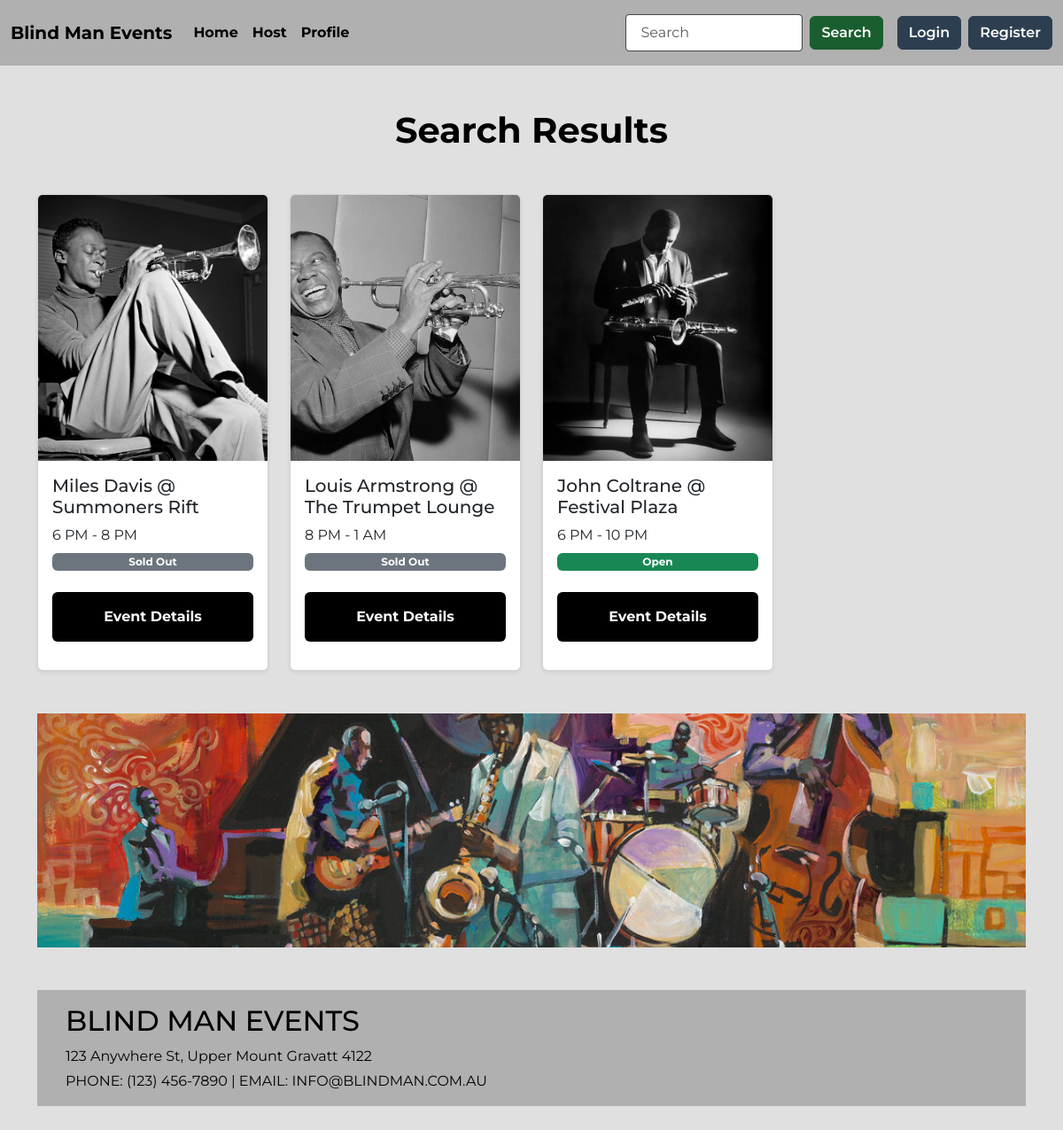
The page /LiveJazz on the database its author committed.
### music/models.py (models this page shows, shortened)
class Event(db.Model):
    __tablename__ = 'events'
    id = db.Column(db.Integer, primary_key=True)  # Primary key for each event
    title = db.Column(db.String(80))  # Title of the event
    date = db.Column(db.String(80))  # Date of the event
    time = db.Column(db.String(80))  # Time of the event
    location = db.Column(db.String(100))  # Location of the event
    event_description = db.Column(db.String(200))  # Description of the event
    event_type = db.Column(db.String(20))  # Type of event (e.g., concert, festival)
    image = db.Column(db.String(400))  # Image URL or path for the event
    tickets_remaining = db.Column(db.Integer)  # Number of tickets remaining for the event
    status = db.Column(db.String(20))  # Status of the event (e.g., Open, Sold Out, Cancelled)
    ticket_price = db.Column(db.Integer)  # Price per ticket for the event
    organizer_id = db.Column(db.Integer, db.ForeignKey('users.id'))  # ID of the user who organized the event
    comments = db.relationship('Comment', backref='event')  # Relationship to comments on the event
    booking_history = db.relationship('PurchasedTicket', backref='event')  # Relationship to purchased tickets for the event

### music/views.py (the view)
@mainbp.route('/<category>')
def category_view(category):
    events = db.session.scalars(db.select(Event).where(Event.event_type == category))
    return render_template('searchresults.html', events=events)

### music/templates/searchresults.html (shortened to what this page needs)
{% extends 'base.html' %} {% block content %}
<main class="container my-5">
  <div class="text-center mb-5">
    <h2 class="fw-bold display-6">
      Search Results
    </h2>
  </div>
  <div class="row gy-4">
    {% for event in events %}
    <div class="col-12 col-md-6 col-lg-3">
      <div class="card h-100 shadow-sm">
        <img
          src="{{event.image}}"
          class="card-img-top img-fluid"
          alt="Event Image"
          style="height: 300px; object-fit: cover"
        />
        <div class="card-body d-flex flex-column">
          <h5 class="card-title mb-2">{{event.title}}</h5>
          <p class="card-text mb-auto">{{event.time}}</p>
          {% if event.status == 'Cancelled' %}
            <span class="badge bg-danger mt-2 mb-2">{{event.status}}</span>
          {% elif event.status == 'Inactive' %}
            <span class="badge bg-warning mt-2 mb-2">{{event.status}}</span>
          {% elif event.status == 'Open' %}
            <span class="badge bg-success mt-2 mb-2">{{event.status}}</span>
          {% elif event.tickets_remaining == '0' or event.status == 'Sold Out' %}
            <span class="badge bg-secondary mt-2 mb-2">{{event.status}}</span>
          {% endif %}
          <a href="{{url_for('event.show', id=event.id)}}" class="btn btn-dark mt-3"
            >Event Details</a
          >
        </div>
      </div>
    </div>
    {% endfor %}
  </div>
  <div class="image-break my-5">
    <img
      src="static/image/jazz_column.jpg"
      class="img-fluid w-100"
      alt="Jazz Band Break"
      style="height: 33vh; object-fit: cover"
    />
  </div>
  {% endblock %}

### music/static/css/mystyle.css (style rules this page uses)
body { font-family: 'Montserrat', sans-serif; background-color: #e0e0e0; color: #000; }
main.container { flex: 1; }
.card-img-top { height: 250px; object-fit: cover; object-position: center; }
.btn-dark { background-color: #000; border: none; padding: 1rem 2rem; font-weight: 700; margin-bottom: 1rem; }
.card img { width: 100%; height: 200px; object-fit: cover; }

### rows shown on the page
Event: image (picture), title "Miles Davis @ Summoners Rift", time "6 PM - 8 PM", status "Sold Out"
Event: image (picture), title "Louis Armstrong @ The Trumpet Lounge", time "8 PM - 1 AM", status "Sold Out"
Event: image (picture), title "John Coltrane @ Festival Plaza", time "6 PM - 10 PM", status "Open"
